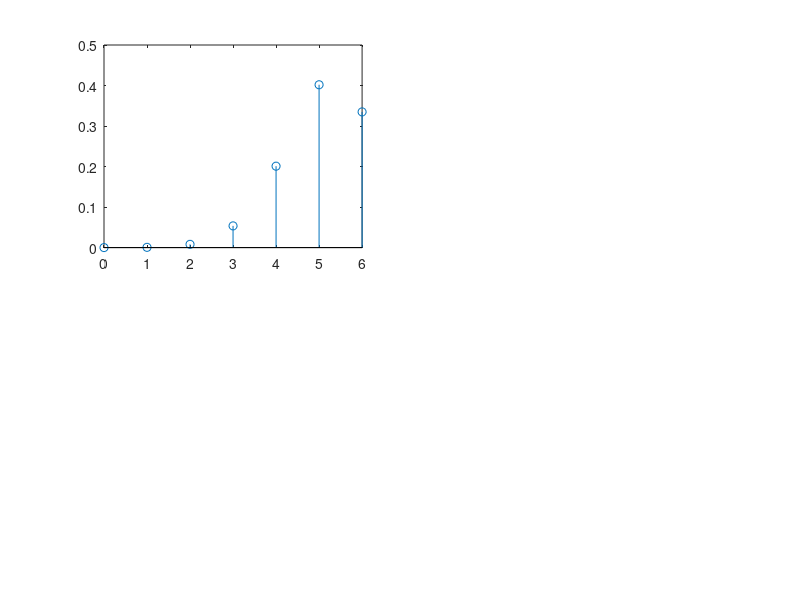

MATLAB code to generate this figure: (Note: this script raises an error after producing the figure.)
np = 5;
nList = [6,10,20,50];

i = 1 % position for subplot

% Plot pmf and cdf of binomial distribution for different value of n
for n = nList
    % Calculate the current p value
    p = np/n
    
    figure(1) % plot of pmf
    subplot(2,2,i) % position for subplot
    
    stem(0:n,pdf('bino',0:n,n,p));
    title('n = '+string(n)); xlabel('x'); ylabel('pmf');
    grid on; axis([0,50,0,1]); % fix the x and y axis grid
    
    figure(2) % plot of cdf
    subplot(2,2,i) % position for subplot
    stairs(0:n,cdf('bino',0:n,n,p));
    title('n = ' + string(n)); xlabel('x'); ylabel('cdf');
    grid on; axis([0,50,0,1]); % fix the x and y axis grid

    i = i + 1 % increment the position index
end